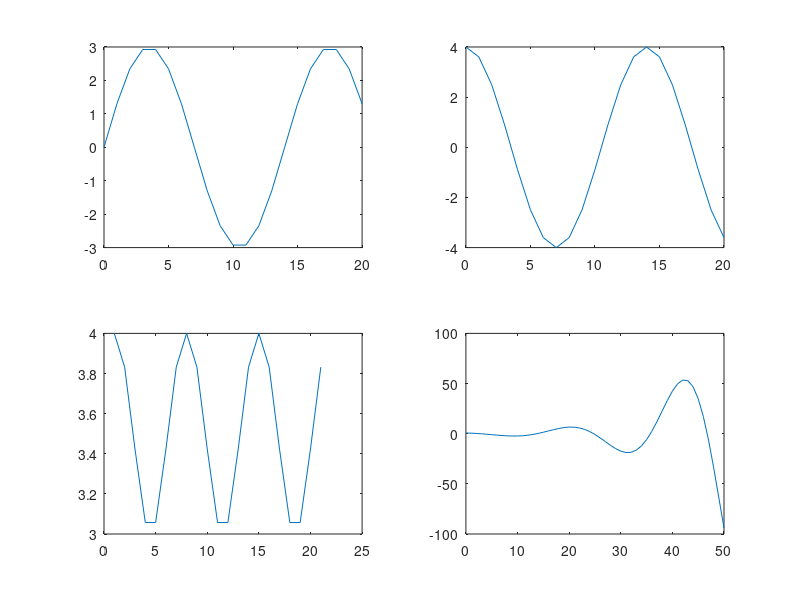

Here is the MATLAB script that generated this plot:
N1 = 0:1:20;
x1= 3*sin(pi*N1*(1/7))+ 1i*4*cos(pi*N1*(1/7));
N2 = 0:1:50;
x2= ((1.1).^N2).*cos((pi*N2*(1/11))+(pi/4));

real_x1=real(x1);
imag_x1= imag(x1);
subplot(2,2,1)
plot(N1,real_x1);
subplot(2,2,2)
plot(N1,imag_x1);
subplot(2,2,3)
plot(abs(x1));
subplot(2,2,4)
plot(angle(x1));

plot(N2, x2);


